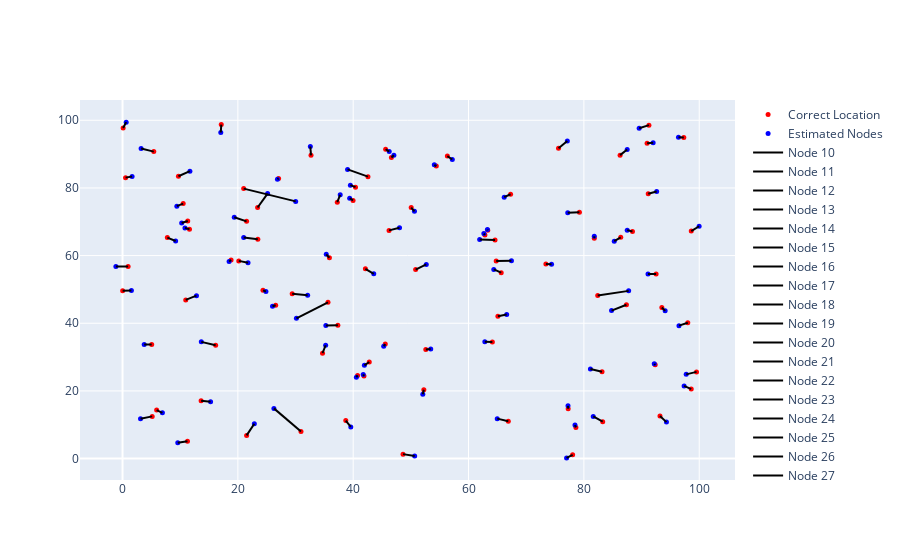

Source (notebook cell):
### Code cell
iplot(data)

### Figure 1 — Plotly figure (JSON) as saved in the notebook; plotly's stock layout.template omitted (floating-point values rounded to 4 significant figures)
{"data": [{"marker": {"color": "red", "size": 5}, "mode": "markers", "name": "Correct Location", "type": "scatter", "x": [73.41, 21.51, 78.62, 42.79, 54.41, 11.27, 78.05, 0.9694, 35.87, 23.46, 98.61, 67.29, 45.56, 27.06, 91.16, 5.42, 9.699, 45.63, 40.76, 37.24, 81.8, 30.95, 98.02, 5.144, 21.01, 97.33, 50.82, 86.28, 10.52, 18.83, 42.56, 52.59, 52.25, 38.71, 0.5287, 13.63, 64.6, 46.22, 92.36, 0.1074, 16.15, 29.42, 11.31, 62.84, 46.62, 79.23, 35.63, 42.11, 34.68, 39.97, 88.42, 7.77, 63.33, 23.42, 5.06, 32.68, 40.4, 66.89, 93.2, 41.87, 82.4, 83.15, 37.34, 64.13, 65.09, 87.38, 98.62, 26.56, 65.66, 83.26, 11.61, 48.64, 50.06, 56.33, 10.96, 5.917, 21.52, 92.53, 99.53, 93.51, 91.28, 0.02243, 90.96, 24.36, 64.8, 77.27, 86.39, 17.12, 20.16, 75.6], "y": [57.53, 70.12, 9.195, 28.55, 86.45, 5.148, 1.118, 56.78, 59.37, 64.83, 20.54, 78.14, 33.84, 82.8, 78.26, 90.74, 83.45, 91.45, 24.59, 75.79, 65.14, 8.014, 40.15, 12.47, 79.8, 94.92, 55.87, 89.7, 75.37, 58.7, 83.34, 32.24, 20.36, 11.22, 83.05, 17.1, 64.6, 67.45, 27.71, 97.74, 33.48, 48.69, 70.24, 66.11, 88.98, 72.8, 46.19, 56.09, 31.16, 76.31, 67.12, 65.32, 67.47, 74.21, 33.7, 89.64, 80.23, 11.05, 12.6, 24.39, 48.21, 25.64, 39.41, 34.47, 42.09, 45.47, 67.23, 45.3, 54.94, 10.91, 67.77, 1.31, 74.2, 89.41, 46.9, 14.33, 6.842, 54.56, 25.62, 44.66, 98.56, 49.63, 93.21, 49.73, 58.39, 14.73, 65.4, 98.72, 58.43, 91.72]}, {"marker": {"color": "blue", "size": 5}, "mode": "markers", "name": "Estimated Nodes", "type": "scatter", "x": [74.39, 19.37, 78.46, 41.94, 54.06, 9.579, 77.0, -1.153, 35.33, 21.01, 97.38, 66.18, 45.29, 26.86, 92.62, 3.223, 11.68, 46.24, 40.55, 37.74, 81.8, 26.25, 96.49, 3.122, 30.02, 96.4, 52.67, 87.51, 9.418, 18.48, 39.02, 53.44, 52.07, 39.58, 1.659, 15.27, 61.93, 48.03, 92.2, 0.6366, 13.66, 32.1, 10.25, 62.66, 47.05, 77.2, 30.15, 43.56, 35.22, 39.39, 87.52, 9.212, 63.27, 25.15, 3.759, 32.57, 39.51, 64.98, 94.32, 41.73, 87.76, 81.13, 35.25, 62.82, 66.62, 84.8, 99.98, 26.01, 64.38, 81.62, 10.82, 50.66, 50.62, 57.18, 12.82, 6.915, 22.86, 91.12, 97.74, 94.09, 89.59, 1.543, 92.01, 24.87, 67.44, 77.24, 85.27, 17.04, 21.76, 77.13], "y": [57.41, 71.35, 9.923, 27.56, 86.83, 4.654, 0.203, 56.79, 60.38, 65.33, 21.48, 77.26, 33.23, 82.58, 78.97, 91.68, 84.95, 90.75, 24.01, 77.96, 65.7, 14.83, 39.29, 11.77, 76.02, 94.98, 57.38, 91.37, 74.6, 58.26, 85.48, 32.38, 19.01, 9.346, 83.37, 16.76, 64.78, 68.22, 28.01, 99.45, 34.5, 48.31, 69.65, 66.5, 89.66, 72.7, 41.44, 54.62, 33.5, 76.94, 67.52, 64.31, 67.68, 78.33, 33.68, 92.25, 80.83, 11.8, 10.78, 24.87, 49.57, 26.45, 39.34, 34.49, 42.57, 43.73, 68.67, 45.02, 55.92, 12.45, 68.19, 0.7248, 73.09, 88.41, 48.15, 13.51, 10.31, 54.53, 24.89, 43.66, 97.66, 49.67, 93.36, 49.38, 58.47, 15.59, 64.26, 96.38, 57.87, 93.89]}, {"marker": {"color": "black", "size": 5}, "mode": "markers", "name": "Black Nodes (0)", "type": "scatter", "x": [], "y": []}, {"marker": {"color": "black", "line": {"color": "black", "width": 1}, "size": 10}, "mode": "lines", "name": "Node 10", "type": "scatter", "x": [73.41, 74.39], "y": [57.53, 57.41]}, {"marker": {"color": "black", "line": {"color": "black", "width": 1}, "size": 10}, "mode": "lines", "name": "Node 11", "type": "scatter", "x": [21.51, 19.37], "y": [70.12, 71.35]}, {"marker": {"color": "black", "line": {"color": "black", "width": 1}, "size": 10}, "mode": "lines", "name": "Node 12", "type": "scatter", "x": [78.62, 78.46], "y": [9.195, 9.923]}, {"marker": {"color": "black", "line": {"color": "black", "width": 1}, "size": 10}, "mode": "lines", "name": "Node 13", "type": "scatter", "x": [42.79, 41.94], "y": [28.55, 27.56]}, {"marker": {"color": "black", "line": {"color": "black", "width": 1}, "size": 10}, "mode": "lines", "name": "Node 14", "type": "scatter", "x": [54.41, 54.06], "y": [86.45, 86.83]}, {"marker": {"color": "black", "line": {"color": "black", "width": 1}, "size": 10}, "mode": "lines", "name": "Node 15", "type": "scatter", "x": [11.27, 9.579], "y": [5.148, 4.654]}, {"marker": {"color": "black", "line": {"color": "black", "width": 1}, "size": 10}, "mode": "lines", "name": "Node 16", "type": "scatter", "x": [78.05, 77.0], "y": [1.118, 0.203]}, {"marker": {"color": "black", "line": {"color": "black", "width": 1}, "size": 10}, "mode": "lines", "name": "Node 17", "type": "scatter", "x": [0.9694, -1.153], "y": [56.78, 56.79]}, {"marker": {"color": "black", "line": {"color": "black", "width": 1}, "size": 10}, "mode": "lines", "name": "Node 18", "type": "scatter", "x": [35.87, 35.33], "y": [59.37, 60.38]}, {"marker": {"color": "black", "line": {"color": "black", "width": 1}, "size": 10}, "mode": "lines", "name": "Node 19", "type": "scatter", "x": [23.46, 21.01], "y": [64.83, 65.33]}, {"marker": {"color": "black", "line": {"color": "black", "width": 1}, "size": 10}, "mode": "lines", "name": "Node 20", "type": "scatter", "x": [98.61, 97.38], "y": [20.54, 21.48]}, {"marker": {"color": "black", "line": {"color": "black", "width": 1}, "size": 10}, "mode": "lines", "name": "Node 21", "type": "scatter", "x": [67.29, 66.18], "y": [78.14, 77.26]}, {"marker": {"color": "black", "line": {"color": "black", "width": 1}, "size": 10}, "mode": "lines", "name": "Node 22", "type": "scatter", "x": [45.56, 45.29], "y": [33.84, 33.23]}, {"marker": {"color": "black", "line": {"color": "black", "width": 1}, "size": 10}, "mode": "lines", "name": "Node 23", "type": "scatter", "x": [27.06, 26.86], "y": [82.8, 82.58]}, {"marker": {"color": "black", "line": {"color": "black", "width": 1}, "size": 10}, "mode": "lines", "name": "Node 24", "type": "scatter", "x": [91.16, 92.62], "y": [78.26, 78.97]}, {"marker": {"color": "black", "line": {"color": "black", "width": 1}, "size": 10}, "mode": "lines", "name": "Node 25", "type": "scatter", "x": [5.42, 3.223], "y": [90.74, 91.68]}, {"marker": {"color": "black", "line": {"color": "black", "width": 1}, "size": 10}, "mode": "lines", "name": "Node 26", "type": "scatter", "x": [9.699, 11.68], "y": [83.45, 84.95]}, {"marker": {"color": "black", "line": {"color": "black", "width": 1}, "size": 10}, "mode": "lines", "name": "Node 27", "type": "scatter", "x": [45.63, 46.24], "y": [91.45, 90.75]}, {"marker": {"color": "black", "line": {"color": "black", "width": 1}, "size": 10}, "mode": "lines", "name": "Node 28", "type": "scatter", "x": [40.76, 40.55], "y": [24.59, 24.01]}, {"marker": {"color": "black", "line": {"color": "black", "width": 1}, "size": 10}, "mode": "lines", "name": "Node 29", "type": "scatter", "x": [37.24, 37.74], "y": [75.79, 77.96]}, {"marker": {"color": "black", "line": {"color": "black", "width": 1}, "size": 10}, "mode": "lines", "name": "Node 30", "type": "scatter", "x": [81.8, 81.8], "y": [65.14, 65.7]}, {"marker": {"color": "black", "line": {"color": "black", "width": 1}, "size": 10}, "mode": "lines", "name": "Node 31", "type": "scatter", "x": [30.95, 26.25], "y": [8.014, 14.83]}, {"marker": {"color": "black", "line": {"color": "black", "width": 1}, "size": 10}, "mode": "lines", "name": "Node 32", "type": "scatter", "x": [98.02, 96.49], "y": [40.15, 39.29]}, {"marker": {"color": "black", "line": {"color": "black", "width": 1}, "size": 10}, "mode": "lines", "name": "Node 33", "type": "scatter", "x": [5.144, 3.122], "y": [12.47, 11.77]}, {"marker": {"color": "black", "line": {"color": "black", "width": 1}, "size": 10}, "mode": "lines", "name": "Node 34", "type": "scatter", "x": [21.01, 30.02], "y": [79.8, 76.02]}, {"marker": {"color": "black", "line": {"color": "black", "width": 1}, "size": 10}, "mode": "lines", "name": "Node 35", "type": "scatter", "x": [97.33, 96.4], "y": [94.92, 94.98]}, {"marker": {"color": "black", "line": {"color": "black", "width": 1}, "size": 10}, "mode": "lines", "name": "Node 36", "type": "scatter", "x": [50.82, 52.67], "y": [55.87, 57.38]}, {"marker": {"color": "black", "line": {"color": "black", "width": 1}, "size": 10}, "mode": "lines", "name": "Node 37", "type": "scatter", "x": [86.28, 87.51], "y": [89.7, 91.37]}, {"marker": {"color": "black", "line": {"color": "black", "width": 1}, "size": 10}, "mode": "lines", "name": "Node 38", "type": "scatter", "x": [10.52, 9.418], "y": [75.37, 74.6]}, {"marker": {"color": "black", "line": {"color": "black", "width": 1}, "size": 10}, "mode": "lines", "name": "Node 39", "type": "scatter", "x": [18.83, 18.48], "y": [58.7, 58.26]}, {"marker": {"color": "black", "line": {"color": "black", "width": 1}, "size": 10}, "mode": "lines", "name": "Node 40", "type": "scatter", "x": [42.56, 39.02], "y": [83.34, 85.48]}, {"marker": {"color": "black", "line": {"color": "black", "width": 1}, "size": 10}, "mode": "lines", "name": "Node 41", "type": "scatter", "x": [52.59, 53.44], "y": [32.24, 32.38]}, {"marker": {"color": "black", "line": {"color": "black", "width": 1}, "size": 10}, "mode": "lines", "name": "Node 42", "type": "scatter", "x": [52.25, 52.07], "y": [20.36, 19.01]}, {"marker": {"color": "black", "line": {"color": "black", "width": 1}, "size": 10}, "mode": "lines", "name": "Node 43", "type": "scatter", "x": [38.71, 39.58], "y": [11.22, 9.346]}, {"marker": {"color": "black", "line": {"color": "black", "width": 1}, "size": 10}, "mode": "lines", "name": "Node 44", "type": "scatter", "x": [0.5287, 1.659], "y": [83.05, 83.37]}, {"marker": {"color": "black", "line": {"color": "black", "width": 1}, "size": 10}, "mode": "lines", "name": "Node 45", "type": "scatter", "x": [13.63, 15.27], "y": [17.1, 16.76]}, {"marker": {"color": "black", "line": {"color": "black", "width": 1}, "size": 10}, "mode": "lines", "name": "Node 46", "type": "scatter", "x": [64.6, 61.93], "y": [64.6, 64.78]}, {"marker": {"color": "black", "line": {"color": "black", "width": 1}, "size": 10}, "mode": "lines", "name": "Node 47", "type": "scatter", "x": [46.22, 48.03], "y": [67.45, 68.22]}, {"marker": {"color": "black", "line": {"color": "black", "width": 1}, "size": 10}, "mode": "lines", "name": "Node 48", "type": "scatter", "x": [92.36, 92.2], "y": [27.71, 28.01]}, {"marker": {"color": "black", "line": {"color": "black", "width": 1}, "size": 10}, "mode": "lines", "name": "Node 49", "type": "scatter", "x": [0.1074, 0.6366], "y": [97.74, 99.45]}, {"marker": {"color": "black", "line": {"color": "black", "width": 1}, "size": 10}, "mode": "lines", "name": "Node 50", "type": "scatter", "x": [16.15, 13.66], "y": [33.48, 34.5]}, {"marker": {"color": "black", "line": {"color": "black", "width": 1}, "size": 10}, "mode": "lines", "name": "Node 51", "type": "scatter", "x": [29.42, 32.1], "y": [48.69, 48.31]}, {"marker": {"color": "black", "line": {"color": "black", "width": 1}, "size": 10}, "mode": "lines", "name": "Node 52", "type": "scatter", "x": [11.31, 10.25], "y": [70.24, 69.65]}, {"marker": {"color": "black", "line": {"color": "black", "width": 1}, "size": 10}, "mode": "lines", "name": "Node 53", "type": "scatter", "x": [62.84, 62.66], "y": [66.11, 66.5]}, {"marker": {"color": "black", "line": {"color": "black", "width": 1}, "size": 10}, "mode": "lines", "name": "Node 54", "type": "scatter", "x": [46.62, 47.05], "y": [88.98, 89.66]}, {"marker": {"color": "black", "line": {"color": "black", "width": 1}, "size": 10}, "mode": "lines", "name": "Node 55", "type": "scatter", "x": [79.23, 77.2], "y": [72.8, 72.7]}, {"marker": {"color": "black", "line": {"color": "black", "width": 1}, "size": 10}, "mode": "lines", "name": "Node 56", "type": "scatter", "x": [35.63, 30.15], "y": [46.19, 41.44]}, {"marker": {"color": "black", "line": {"color": "black", "width": 1}, "size": 10}, "mode": "lines", "name": "Node 57", "type": "scatter", "x": [42.11, 43.56], "y": [56.09, 54.62]}, {"marker": {"color": "black", "line": {"color": "black", "width": 1}, "size": 10}, "mode": "lines", "name": "Node 58", "type": "scatter", "x": [34.68, 35.22], "y": [31.16, 33.5]}, {"marker": {"color": "black", "line": {"color": "black", "width": 1}, "size": 10}, "mode": "lines", "name": "Node 59", "type": "scatter", "x": [39.97, 39.39], "y": [76.31, 76.94]}, {"marker": {"color": "black", "line": {"color": "black", "width": 1}, "size": 10}, "mode": "lines", "name": "Node 60", "type": "scatter", "x": [88.42, 87.52], "y": [67.12, 67.52]}, {"marker": {"color": "black", "line": {"color": "black", "width": 1}, "size": 10}, "mode": "lines", "name": "Node 61", "type": "scatter", "x": [7.77, 9.212], "y": [65.32, 64.31]}, {"marker": {"color": "black", "line": {"color": "black", "width": 1}, "size": 10}, "mode": "lines", "name": "Node 62", "type": "scatter", "x": [63.33, 63.27], "y": [67.47, 67.68]}, {"marker": {"color": "black", "line": {"color": "black", "width": 1}, "size": 10}, "mode": "lines", "name": "Node 63", "type": "scatter", "x": [23.42, 25.15], "y": [74.21, 78.33]}, {"marker": {"color": "black", "line": {"color": "black", "width": 1}, "size": 10}, "mode": "lines", "name": "Node 64", "type": "scatter", "x": [5.06, 3.759], "y": [33.7, 33.68]}, {"marker": {"color": "black", "line": {"color": "black", "width": 1}, "size": 10}, "mode": "lines", "name": "Node 65", "type": "scatter", "x": [32.68, 32.57], "y": [89.64, 92.25]}, {"marker": {"color": "black", "line": {"color": "black", "width": 1}, "size": 10}, "mode": "lines", "name": "Node 66", "type": "scatter", "x": [40.4, 39.51], "y": [80.23, 80.83]}, {"marker": {"color": "black", "line": {"color": "black", "width": 1}, "size": 10}, "mode": "lines", "name": "Node 67", "type": "scatter", "x": [66.89, 64.98], "y": [11.05, 11.8]}, {"marker": {"color": "black", "line": {"color": "black", "width": 1}, "size": 10}, "mode": "lines", "name": "Node 68", "type": "scatter", "x": [93.2, 94.32], "y": [12.6, 10.78]}, {"marker": {"color": "black", "line": {"color": "black", "width": 1}, "size": 10}, "mode": "lines", "name": "Node 69", "type": "scatter", "x": [41.87, 41.73], "y": [24.39, 24.87]}, {"marker": {"color": "black", "line": {"color": "black", "width": 1}, "size": 10}, "mode": "lines", "name": "Node 70", "type": "scatter", "x": [82.4, 87.76], "y": [48.21, 49.57]}, {"marker": {"color": "black", "line": {"color": "black", "width": 1}, "size": 10}, "mode": "lines", "name": "Node 71", "type": "scatter", "x": [83.15, 81.13], "y": [25.64, 26.45]}, {"marker": {"color": "black", "line": {"color": "black", "width": 1}, "size": 10}, "mode": "lines", "name": "Node 72", "type": "scatter", "x": [37.34, 35.25], "y": [39.41, 39.34]}, {"marker": {"color": "black", "line": {"color": "black", "width": 1}, "size": 10}, "mode": "lines", "name": "Node 73", "type": "scatter", "x": [64.13, 62.82], "y": [34.47, 34.49]}, {"marker": {"color": "black", "line": {"color": "black", "width": 1}, "size": 10}, "mode": "lines", "name": "Node 74", "type": "scatter", "x": [65.09, 66.62], "y": [42.09, 42.57]}, {"marker": {"color": "black", "line": {"color": "black", "width": 1}, "size": 10}, "mode": "lines", "name": "Node 75", "type": "scatter", "x": [87.38, 84.8], "y": [45.47, 43.73]}, {"marker": {"color": "black", "line": {"color": "black", "width": 1}, "size": 10}, "mode": "lines", "name": "Node 76", "type": "scatter", "x": [98.62, 99.98], "y": [67.23, 68.67]}, {"marker": {"color": "black", "line": {"color": "black", "width": 1}, "size": 10}, "mode": "lines", "name": "Node 77", "type": "scatter", "x": [26.56, 26.01], "y": [45.3, 45.02]}, {"marker": {"color": "black", "line": {"color": "black", "width": 1}, "size": 10}, "mode": "lines", "name": "Node 78", "type": "scatter", "x": [65.66, 64.38], "y": [54.94, 55.92]}, {"marker": {"color": "black", "line": {"color": "black", "width": 1}, "size": 10}, "mode": "lines", "name": "Node 79", "type": "scatter", "x": [83.26, 81.62], "y": [10.91, 12.45]}, {"marker": {"color": "black", "line": {"color": "black", "width": 1}, "size": 10}, "mode": "lines", "name": "Node 80", "type": "scatter", "x": [11.61, 10.82], "y": [67.77, 68.19]}, {"marker": {"color": "black", "line": {"color": "black", "width": 1}, "size": 10}, "mode": "lines", "name": "Node 81", "type": "scatter", "x": [48.64, 50.66], "y": [1.31, 0.7248]}, {"marker": {"color": "black", "line": {"color": "black", "width": 1}, "size": 10}, "mode": "lines", "name": "Node 82", "type": "scatter", "x": [50.06, 50.62], "y": [74.2, 73.09]}, {"marker": {"color": "black", "line": {"color": "black", "width": 1}, "size": 10}, "mode": "lines", "name": "Node 83", "type": "scatter", "x": [56.33, 57.18], "y": [89.41, 88.41]}, {"marker": {"color": "black", "line": {"color": "black", "width": 1}, "size": 10}, "mode": "lines", "name": "Node 84", "type": "scatter", "x": [10.96, 12.82], "y": [46.9, 48.15]}, {"marker": {"color": "black", "line": {"color": "black", "width": 1}, "size": 10}, "mode": "lines", "name": "Node 85", "type": "scatter", "x": [5.917, 6.915], "y": [14.33, 13.51]}, {"marker": {"color": "black", "line": {"color": "black", "width": 1}, "size": 10}, "mode": "lines", "name": "Node 86", "type": "scatter", "x": [21.52, 22.86], "y": [6.842, 10.31]}, {"marker": {"color": "black", "line": {"color": "black", "width": 1}, "size": 10}, "mode": "lines", "name": "Node 87", "type": "scatter", "x": [92.53, 91.12], "y": [54.56, 54.53]}, {"marker": {"color": "black", "line": {"color": "black", "width": 1}, "size": 10}, "mode": "lines", "name": "Node 88", "type": "scatter", "x": [99.53, 97.74], "y": [25.62, 24.89]}, {"marker": {"color": "black", "line": {"color": "black", "width": 1}, "size": 10}, "mode": "lines", "name": "Node 89", "type": "scatter", "x": [93.51, 94.09], "y": [44.66, 43.66]}, {"marker": {"color": "black", "line": {"color": "black", "width": 1}, "size": 10}, "mode": "lines", "name": "Node 90", "type": "scatter", "x": [91.28, 89.59], "y": [98.56, 97.66]}, {"marker": {"color": "black", "line": {"color": "black", "width": 1}, "size": 10}, "mode": "lines", "name": "Node 91", "type": "scatter", "x": [0.02243, 1.543], "y": [49.63, 49.67]}, {"marker": {"color": "black", "line": {"color": "black", "width": 1}, "size": 10}, "mode": "lines", "name": "Node 92", "type": "scatter", "x": [90.96, 92.01], "y": [93.21, 93.36]}, {"marker": {"color": "black", "line": {"color": "black", "width": 1}, "size": 10}, "mode": "lines", "name": "Node 93", "type": "scatter", "x": [24.36, 24.87], "y": [49.73, 49.38]}, {"marker": {"color": "black", "line": {"color": "black", "width": 1}, "size": 10}, "mode": "lines", "name": "Node 94", "type": "scatter", "x": [64.8, 67.44], "y": [58.39, 58.47]}, {"marker": {"color": "black", "line": {"color": "black", "width": 1}, "size": 10}, "mode": "lines", "name": "Node 95", "type": "scatter", "x": [77.27, 77.24], "y": [14.73, 15.59]}, {"marker": {"color": "black", "line": {"color": "black", "width": 1}, "size": 10}, "mode": "lines", "name": "Node 96", "type": "scatter", "x": [86.39, 85.27], "y": [65.4, 64.26]}, {"marker": {"color": "black", "line": {"color": "black", "width": 1}, "size": 10}, "mode": "lines", "name": "Node 97", "type": "scatter", "x": [17.12, 17.04], "y": [98.72, 96.38]}, {"marker": {"color": "black", "line": {"color": "black", "width": 1}, "size": 10}, "mode": "lines", "name": "Node 98", "type": "scatter", "x": [20.16, 21.76], "y": [58.43, 57.87]}, {"marker": {"color": "black", "line": {"color": "black", "width": 1}, "size": 10}, "mode": "lines", "name": "Node 99", "type": "scatter", "x": [75.6, 77.13], "y": [91.72, 93.89]}], "layout": {}}
